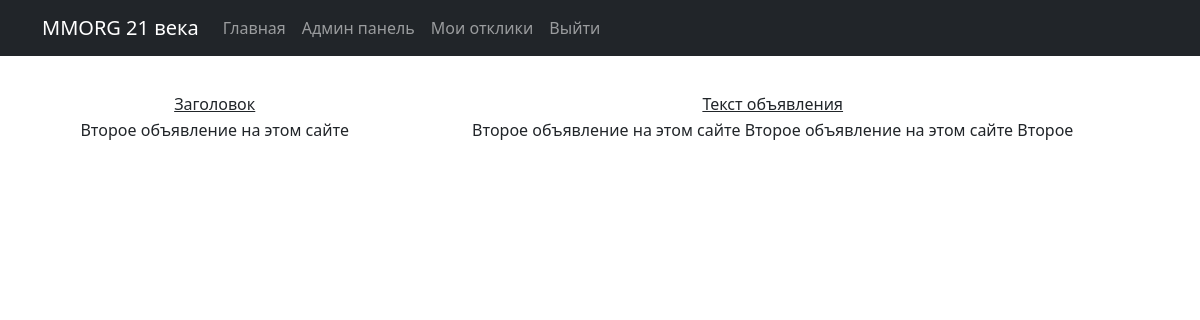
/2, run on the app's committed database.
### board/models.py (models this page shows, shortened)
class Message(models.Model):
    author = models.ForeignKey(Author, on_delete=models.CASCADE, blank=True)
    date = models.DateTimeField(auto_now=True)
    title = models.CharField(max_length=200)
    content = models.TextField()
    message_media = models.FileField(upload_to='media/', blank=True, null=True)
    related_name = 'messages',
    tanks = 'TN'
    hills = 'HL'
    dd = 'DD'
    merchants = 'MR'
    gild_masters = 'GM'
    quest_givers = 'QG'
    blacksmiths = 'BS'
    potions_brewers = 'PB'
    spell_masters = 'SM'
    CATEGORIES = [
        (tanks, 'Танки'),
        (hills, 'Хилы'),
        (dd, 'ДД'),
        (merchants, 'Торговцы'),
        (gild_masters, 'Гилдмастеры'),
        (quest_givers, 'Квестгиверы'),
        (blacksmiths, 'Кузнецы'),
        (potions_brewers, 'Зельевары'),
        (spell_masters, 'Мастера заклинаний'),
    ]
    category = models.CharField(max_length=2, choices=CATEGORIES, default=tanks)

### board/views.py (the view)
# urls.py: path('<int:pk>', MessageDetail.as_view(), name='message_detail'),
class MessageDetail(DetailView):
    model = Message
    template_name = 'message.html'
    context_object_name = 'message'
    queryset = Message.objects.all()

### templates/message.html
{% extends 'flatpages/default.html' %}
{% block content %}
{% if message %}
<table width="100%" style="margin-top: 35px">
    <tr>
                <td><u>Заголовок</u></td>
                <td><u>Текст объявления </u></td>
    </tr>
    <tr>
                <td>{{ message.title}}</td>
                <td>{{ message.content}}</td>
    </tr>
</table>
{% endif %}
{% endblock content %}

### data on the page
Message: title "Второе объявление на этом сайте", content "Второе объявление на этом сайте Второе объявление на этом сайте Второе"
